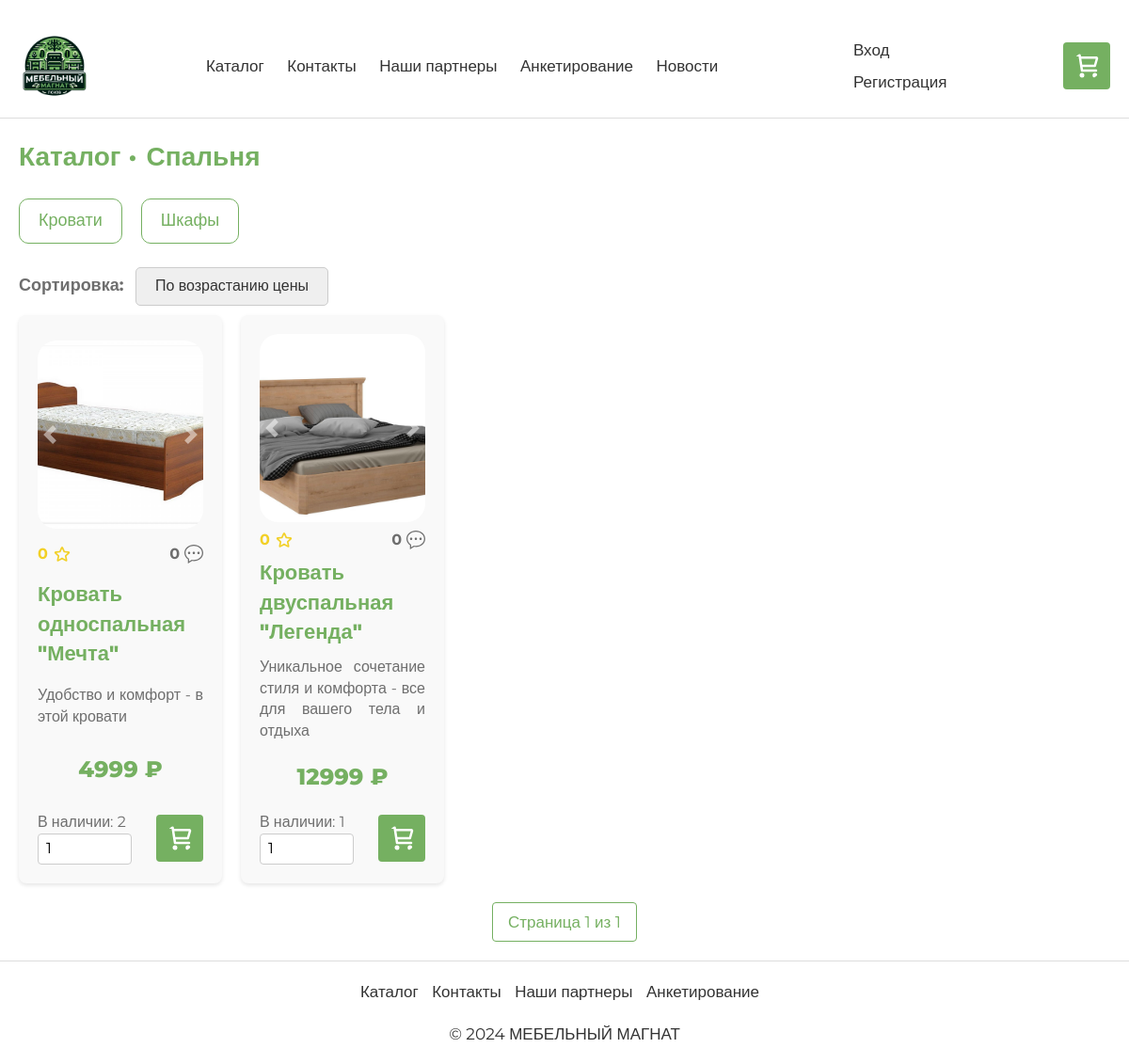
The app's page /catalog/spalnya/ with its own data.
### app/models.py (models this page shows)
class Category(models.Model):
    id = models.BigAutoField(primary_key=True)
    name = models.CharField(max_length=255)
    parent = models.ForeignKey('self', on_delete=models.CASCADE, null=True, blank=True)
    created_at = models.DateTimeField(auto_now_add=True)
    url = models.SlugField(max_length=255, blank=True)

class Image(models.Model):
    id = models.BigAutoField(primary_key=True)
    product = models.ForeignKey(Product, on_delete=models.CASCADE)
    path = models.FileField()

class Product(models.Model):
    id = models.BigAutoField(primary_key=True)
    category = models.ForeignKey(Category, on_delete=models.CASCADE)
    name = models.CharField(max_length=255)
    price = models.FloatField()
    remain = models.IntegerField()
    description = models.TextField(null=True, blank=True)

### app/views.py (the view, shortened to what this page needs)
# urls.py: path('catalog/<str:item1>/', views.dynamic1, name='dynamic1'),
def dynamic1(request, item1):
    def find_category_in_tree(category_id, tree):
        for category in tree:
            if category['id'] == category_id:
                return category
            found = find_category_in_tree(category_id, category.get('children', []))
            if found:
                return found
        return None
    def build_category_tree(categories, parent_id=None, parent_path=""):
        category_tree = []
        for category in categories:
            if category.parent_id == parent_id:
                path = f"{parent_path}/{category.url}" if parent_path else category.url
                children = build_category_tree(categories, parent_id=category.id, parent_path=path)
                category_data = {
                    'id': category.id,
                    'parent': category.parent_id,
                    'name': category.name,
                    'url': category.url,
                    'path': path,
                    'children': children
                }
                category_tree.append(category_data)
        return category_tree
    def get_category_ids(category_id, tree):
        ids = []
        for category in tree:
            if category['id'] == category_id:
                ids = [category_id]
                for child in category.get('children', []):
                    ids.extend(get_category_ids(child['id'], category.get('children', [])))
        return ids
    categories = Category.objects.all()
    category_tree = build_category_tree(categories)
    category = Category.objects.filter(url=item1).first()
    catalog_history = []
    category_data = {
        'id': 0,
        'name': "Страница не найдена",
    }
    title = "Ошибка 404"
    products = None
    paginator = None
    page_number = request.GET.get('page')
    if not page_number:
        page_number = 1
    sort_param = request.GET.get('sort')
    if not sort_param:
        sort_param = 'price_ASC'
    elif sort_param not in ['price_DESC', 'price_ASC']:
        sort_param = 'price_ASC'
    if category:
        category_ids = get_category_ids(category.id, category_tree)
        items_per_page = 8
        products = Product.objects.filter(category__in=category_ids)
        if sort_param == 'price_DESC':
            products = products.order_by('-price')
        else:
            products = products.order_by('price')
        paginator = Paginator(products, items_per_page)
        try:
            page = paginator.page(page_number)
        except PageNotAnInteger:
            page = paginator.page(1)
        except EmptyPage:
            page = paginator.page(paginator.num_pages)
        page_number = page
        products = page.object_list
        for product in products:
            reviews = Review.objects.filter(product=product)
            images = Image.objects.filter(product=product)
            total_grade = 0
            total_reviews = len(reviews)
            for review in reviews:
                total_grade += review.grade
            if total_reviews > 0:
                product.fullGrade = round(total_grade / total_reviews, 1)
            else:
                product.fullGrade = 0
            product.totalReviews = total_reviews
            product.images = images
        catalog_history.append({
            "name": category.name,
            "path": "/catalog/" + category.url + "/"
        })
        title = category.name
        category_data = find_category_in_tree(category.id, category_tree)
    avatar = None
    if request.user.is_authenticated:
        avatar = UserProfile.objects.filter(user=request.user).first()
    context = {
        "title": title,
        "category": category_data,
        "catalog_history": catalog_history,
        "products": products,
        "page": page_number,
        "sort": sort_param,
        "paginator": paginator,
        "avatar": avatar
    }
    return render(request, 'app/dynamic.html', context)

### app/templates/app/dynamic.html (shortened to what this page needs)
﻿{% extends "app/layout.html" %}
{% load static %}
{% block content %}
<div style="margin: 20px 0">
    <div style="font-size: 28px; color: #75b061; font-weight: 600; margin-bottom: 25px;">
        {% if category.id == 0 %}
        {{ category.name }}
        {% else %}
        <div style="display: flex; gap: 10px; margin-bottom: 20px">
            <a style="text-decoration: none; color: #75b061" href="/catalog/">
                Каталог •
            </a>
            {% for ch in catalog_history %}
            {% if not forloop.last %}
            <a style="text-decoration: none; color: #75b061" href="{{ ch.path }}">
                {{ ch.name }} •
            </a>
            {% else %}
            <a style="text-decoration: none; color: #75b061" href="{{ ch.path }}">
                {{ ch.name }}
            </a>
            {% endif %}
            {% endfor %}
        </div>
        {% endif %}
    </div>
    {% if category.id == 0 %}
    <div style="font-size: 20px; color: #75b061; font-weight: 600; margin-bottom: 30px;">
        Пожалуйста, проверьте правильность ссылки
        <div style="display: flex; gap: 20px; margin-top: 15px;">
            <button class="button-usual"><a style="color: #fff; text-decoration: none;" href="{% url 'home' %}">На главную</a></button>
            <button class="button-usual"><a style="color: #fff; text-decoration: none;" href="{% url 'catalog' %}">В каталог</a></button>
        </div>
    </div>
    {% else %}
    {% if category.children|length > 0 %}
    <div style="display: flex; gap: 20px; margin-bottom: 25px;">
        {% for child in category.children %}
        <a style="text-decoration: none" href="{{ "/catalog/" | add:child.path }}/">
            <div style="padding: 10px 20px; font-size: 18px; border: 1px solid #75b061; border-radius: 10px; color: #75b061 ">
                {{ child.name }}
            </div>
            {% endfor %}
        </a>
    </div>
    {% endif %}
    {% endif %}
    {% if products|length > 0 %}
    <div class="filters" style="margin-bottom: 10px;">
        <label for="sort-select" style="color: #6E6E6E; margin-right: 10px;">Сортировка:</label>
        <select id="sort-select" onchange="handleSortChange(this)">
            {% if sort == 'price_ASC' %}
            <option value="price_ASC" selected>По возрастанию цены</option>
            {% elif sort == 'price_DESC' %}
            <option value="price_ASC">По возрастанию цены</option>
            <option value="price_DESC" selected>По убыванию цены</option>
            {% else %}
            <option value="price_ASC">По возрастанию цены</option>
            <option value="price_DESC">По убыванию цены</option>
            {% endif %}
        </select>
    </div>
    <div class="product-container">
        {% for product in products %}
        <div class="product-card">
            <div class="product-details">
                <a style="text-decoration: none;" href="/products/{{ product.id }}/">
                    <div class="product-image" style="min-height: 200px; height: 200px; overflow: hidden;">
                        {% if product.images %}
                        {% if product.images|length > 1 %}
                        <div id="carouselExample{{ product.id }}" class="carousel slide" data-ride="carousel" style="height: 200px;">
                            <div class="carousel-inner" style="height: 200px;">
                                {% for image in product.images %}
                                <div class="carousel-item {% if forloop.first %}active{% endif %}">
                                    <img src="{{ image.path.url }}" class="d-block w-100" alt="Изображение товара" style="height: 200px; object-fit: cover; border-radius: 20px;">
                                </div>
                                {% endfor %}
                            </div>
                            <a class="carousel-control-prev" href="#carouselExample{{ product.id }}" role="button" data-slide="prev">
                                <span class="carousel-control-prev-icon" aria-hidden="true"></span>
                            </a>
                            <a class="carousel-control-next" href="#carouselExample{{ product.id }}" role="button" data-slide="next">
                                <span class="carousel-control-next-icon" aria-hidden="true"></span>
                            </a>
                        </div>
                        {% else %}
                        <img src="{{ product.images.0.path.url }}" alt="Изображение товара" style="width: 100%; height: 100%; object-fit: cover; border-radius: 20px;">
                        {% endif %}
                        {% else %}
                        <img src="{% static 'app/content/nophoto.jpg' %}" alt="Нет фото" style="width: 100%; height: 100%; object-fit: cover; border-radius: 20px;">
                        {% endif %}
                    </div>
                    <div style="display: flex; justify-content: space-between; margin: 8px 0">
                        <div style="display: flex; align-items: center">
                            <b style="color: #f2d026; font-size: 16px">{{ product.fullGrade }}</b>
                            <img src="{% static 'app/content/star.svg' %}" alt="star" style="width: 20px; margin-left: 5px">
                        </div>
                        <div style="display: flex; align-items: center">
                            <b style="color: #6e6e6e; font-size: 16px">{{ product.totalReviews }}</b>
                            <img src="{% static 'app/content/review.svg' %}" alt="star" style="width: 20px; margin-left: 5px">
                        </div>
                    </div>
                    <div class="product-card-title">{{ product.name }}</div>
                    <p class="product-card-description">{{ product.description }}</p>
                    {% if product.remain == 0 %}
                    <div class="product-card-price" style="color: #6E6E6E; opacity: 0.8;">{{ product.price|stringformat:"0.0f"}} ₽</div>
                    {% else %}
                    <div class="product-card-price" style="color: #75b061">{{ product.price|stringformat:"0.0f"}} ₽</div>
                    {% endif %}
                </a>
                {% if product.remain > 0 %}
                <div class="add-to-cart-form add-to-cart-form-{{ product.id }}">
                    <div>
                        <div style="color: #6e6e6e; font-size: 16px">В наличии: {{ product.remain }}</div>
                        <input type="number" id="count_input_{{ product.id }}" class="quantity-input" value="1" min="1" max="{{ product.remain }}">
                    </div>
                    <button class="add-to-cart-button" onclick="addToCart('{{ product.id }}', '{{ product.name }}', '{{ product.price }}')">
                        <img src="{% static 'app/content/cart.svg' %}" alt="Нет фото" style="width: 30px; object-fit: cover; border-radius: 20px;" />
                    </button>
                </div>
                {% else %}
                <div class="product-card-availability">
                    <div style="width: 100%; text-align: center; font-size: 16px">Нет в наличии</div>
                </div>
                {% endif %}
            </div>
        </div>
        {% endfor %}
    </div>
    <div class="pagination" style="font-size: 17px">
        <span>Страница {{ page.number }} из {{ paginator.num_pages }}</span>
    </div>
    {% else %}
    <div style="font-size: 20px; height: calc(100vh - 390px); opacity: 0.8; display: flex; justify-content: center; align-items: center">
        Товаров не найдено
    </div>
    {% endif %}
</div>
{% endblock %}

### app/static/app/content/site.css (style rules this page uses)
label { color: #6E6E6E; font-size: 18px; }
select { -webkit-appearance: none; -moz-appearance: none; appearance: none; background-position: right center; background-repeat: no-repeat; padding-right: 20px; border: 1px solid #ccc; border-radius: 5px; padding: 8px 20px; font-size: 16px !important; color: #333; }
button, input, optgroup, select, textarea { font-size: initial !important; }
* { padding: 0; margin: 0; font-family: "Montserrat", sans-serif; transition: all 0.3s; }
p { margin: 0; }
html, body { margin: 0; max-width: 100vw; height: 100%; color: #333; }
.product-container { display: grid; grid-template-columns: repeat(auto-fill, minmax(300px, 1fr)); grid-gap: 20px; }
.product-card { background-color: #f9f9f9; border-radius: 8px; box-shadow: 0 2px 4px rgba(0, 0, 0, 0.1); padding: 20px; display: flex; flex-direction: column; transition: transform 0.2s ease-in-out; cursor: pointer; height: 100%; }
.product-image { flex: 0 0 30%; }
.product-details { flex: 1; display: flex; flex-direction: column; justify-content: space-between; }
.product-card-title { width: 100%; text-align: left; color: #75b061; font-weight: 800; font-size: 22px; margin-bottom: 10px; }
.product-card-description { width: 100%; text-align: justify; color: #6E6E6E; font-size: 16px; }
.product-card-price { text-align: center; color: #75b061; font-weight: 800; font-size: 24px; margin: 10px 0; }
.add-to-cart-form { display: flex; align-items: center; justify-content: space-between; margin-top: 10px; }
.quantity-input { margin-right: 10px; width: 100px; padding: 4px 8px; border: 1px solid #ccc; border-radius: 4px; font-size: 16px; transition: border-color 0.3s ease; }
.add-to-cart-button { background-color: #75b061; color: white; border: none; border-radius: 4px; padding: 10px; font-size: 16px; cursor: pointer; }
@media screen and (max-width: 1200px) { .product-container { grid-template-columns: repeat(auto-fill, minmax(200px, 1fr)); } }
.pagination { margin-top: 20px; display: flex; justify-content: center; align-items: center; }
.pagination a, .pagination span { padding: 8px 16px; margin: 0 4px; border: 1px solid #75b061; border-radius: 4px; color: #75b061; text-decoration: none; cursor: pointer; }

### records on screen
Category: name "Спальня"
Category: name "Кровати"
Category: name "Шкафы"
Product: fullGrade "0", totalReviews "0", name "Кровать односпальная \"Мечта\"", description "Удобство и комфорт - в этой кровати", price "4999", remain "2"
Image: path (picture)
Product: fullGrade "0", totalReviews "0", name "Кровать двуспальная \"Легенда\"", description "Уникальное сочетание стиля и комфорта - все для вашего тела и отдыха", price "12999", remain "1"
Image: path (picture)

### other values on screen
{{ page.number }} "1"
{{ paginator.num_pages }} "1"
